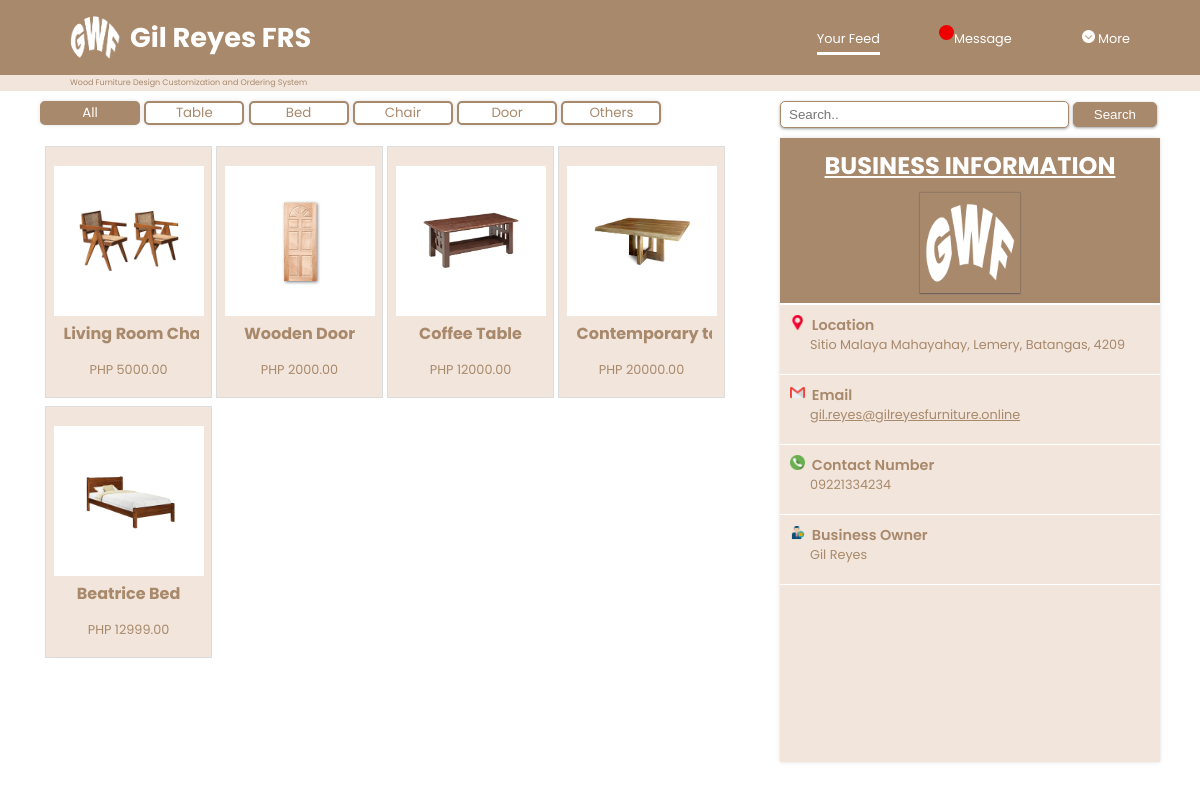
Page /src/sys-user/home-page/userhome.php (signed in) on the committed database.
### tables this page shows
CREATE TABLE `tb_product` (
  `id` int(11) NOT NULL,
  `product_name` varchar(50) NOT NULL,
  `price` int(20) NOT NULL,
  `size` varchar(15) NOT NULL,
  `p_description` text NOT NULL,
  `category` varchar(20) NOT NULL,
  `quantity` int(255) NOT NULL,
  `product_img` varchar(255) NOT NULL
);

CREATE TABLE `tb_shopinfo` (
  `id` int(11) NOT NULL,
  `name` varchar(50) NOT NULL,
  `address` varchar(50) NOT NULL,
  `email` varchar(50) NOT NULL,
  `contact_no` varchar(15) NOT NULL,
  `profile_pic` varchar(255) NOT NULL
);

### src/php-database/user-product-display.php (called while the page is built)
<?php
    require_once 'dbconnect.php';
    $query = "SELECT * FROM tb_product WHERE quantity > 0 ORDER BY id DESC";
    $result = mysqli_query($conn, $query);
?>

### src/php-database/shopinfo.php (called while the page is built)
<?php
    require_once 'dbconnect.php';
    $query = "SELECT * FROM tb_shopinfo";
    $result = mysqli_query($conn, $query);
?>

### src/sys-user/home-page/userhome.php (the view, shortened to what this page needs)
<?php include '../../php-database/user-session.php'; ?>
<!DOCTYPE html>
<html lang="en">
<head>
    <link rel="stylesheet" href="userhome.css?v=<?php echo time(); ?>">
</head>
<body>
    <header>
        <div class="app-name">
            <a href="">
                <img src="../../../image/logo.png" alt="">
                <h1>Gil Reyes FRS</h1>
            </a>
        </div>
        <nav class="block">
            <a href="" class="a" style="border-bottom: 3px solid white; padding-bottom: 5px;">Your Feed</a>
            <a href="../message-page/userMessage.php" class="a"><span class="your_div"></span>Message</a>
            <div class="dropdown" style="float:right;">
                <a class="dropbtn"><img src="../../../image/icon/down-chevron.png" alt="" width="13px" height="13px"> More</a>
            </div>
        </nav>
    </header>
    <div class="divider">
        <p>Wood Furniture Design Customization and Ordering System</p>
    </div>
    <main>
        <div class="container">
            <section class="product-cont">
                <div class="category">
                    <button class="active" onclick="window.location.href='userhome.php';">All</button>
                    <button onclick="window.location.href='product-category/table.php';">Table</button>
                    <button onclick="window.location.href='product-category/bed.php';">Bed</button>
                    <button onclick="window.location.href='product-category/chair.php';">Chair</button>
                    <button onclick="window.location.href='product-category/door.php';">Door</button>
                    <button onclick="window.location.href='product-category/others.php';">Others</button>
                </div>
                <div class="product">
                    <?php
                        include '../../php-database/user-product-display.php';
                    ?>
                    <div class="display-div">
                        <?php
                            while ($row = mysqli_fetch_assoc($result))
                            {
                        ?>
                                <div class="prod-display" onclick="window.location.href='../getproduct-page/get-product.php?id=<?php echo $row['id']; ?>';">
                                    <div class="prod-img">
                                        <img src="../../sys-admin/product-page/<?php echo $row['product_img']; ?>" alt="" width="100px">
                                    </div>
                                    <div class="pname">
                                        <h4><?php echo $row['product_name']; ?></h3>
                                    </div>
                                    <p>PHP <?php echo $row['price']; ?>.00</p>
                                </div>
                        <?php
                            }
                        ?>
                    </div>
                </div>
            </section>
            <section class="shopinfo-cont" id="shopinfo-cont">
                <div class="search-bar">
                    <form action="../product-search/product-search.php" method=POST>
                        <input type="text" placeholder="Search.." name="valueToSearch" required>
                        <button type="submit" name="search">Search</button>
                    </form>
                </div>
                <div class="shopinfo" id="shopinfo">
                    <?php include '../../php-database/shopinfo.php';
                        while($row = mysqli_fetch_assoc($result)) {
                    ?>
                    <h1><u>BUSINESS INFORMATION</u></h1>
                    <div class="profile-pic">
                        <img src="../../../image/logo.png" alt="" width="100px" height="100px">
                    </div>
                    <h3><img src="../../../image/icon/placeholder.png" alt="" width="15" height="15">&nbsp&nbspLocation</h3>
                    <p><?php echo $row["address"]; ?></p>
                    <div class="info-line"></div>
                    <h3><img src="../../../image/icon/gmail.png" alt="" width="15" height="15">&nbsp&nbspEmail</h3>
                    <a href="mailto:<?php echo $row['email']; ?>"><p><?php echo $row["email"]; ?></p></a>
                    <div class="info-line"></div>
                    <h3><img src="../../../image/icon/phone (1).png" alt="" width="15" height="15">&nbsp&nbspContact Number</h3>
                    <p><?php echo $row["contact_no"]; ?></p>
                    <div class="info-line"></div>
                    <h3><img src="../../../image/icon/owner.png" alt="" width="15" height="15">&nbsp&nbspBusiness Owner</h3>
                    <p><?php echo $row["name"]; ?></p>
                    <div class="info-line"></div>
                    <?php } ?>
                </div>
            </section>
        </div>
    </main>
</body>
</html>

### rows in the picture
tb_product: product_img (picture), product_name "Living Room…", price "5000"
tb_product: product_img (picture), product_name "Wooden Door", price "2000"
tb_product: product_img (picture), product_name "Coffee Table", price "12000"
tb_product: product_img (picture), product_name "Contemporary…", price "20000"
tb_product: product_img (picture), product_name "Beatrice Bed", price "12999"
tb_shopinfo: address "Sitio Malaya Mahayahay, Lemery, Batangas, 4209", email "gil.reyes@gilreyesfurniture.online", contact_no "09221334234", name "Gil Reyes"
